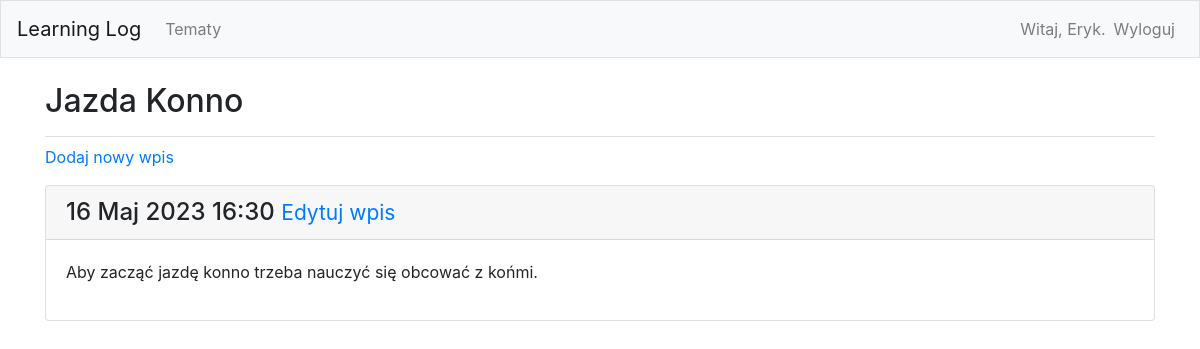
The app's page /topics/4/ (signed in), older data.
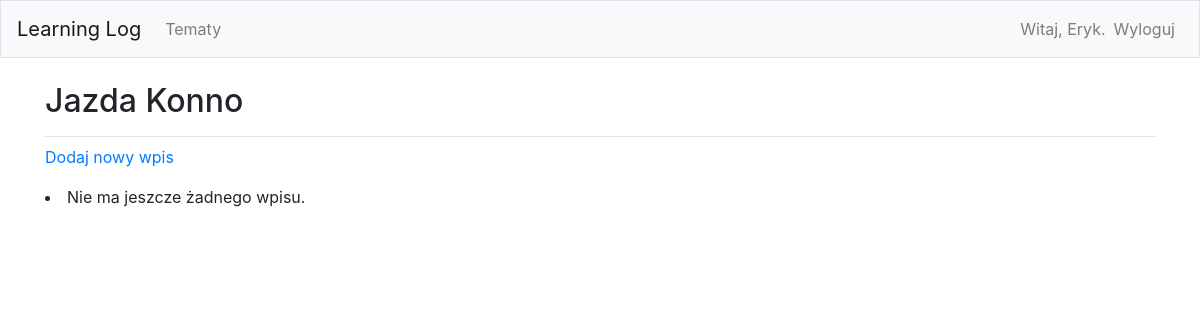
The same page, newer data.
### learning_logs/models.py (models this page shows, shortened)
class Topic(models.Model):
	text = models.CharField(max_length=200)
	date_added = models.DateTimeField(auto_now_add=True)
	owner = models.ForeignKey(User, on_delete=models.CASCADE)
	def __str__(self):
		return self.text

class Entry(models.Model):
	topic = models.ForeignKey(Topic, on_delete=models.CASCADE)
	text = models.TextField()
	date_added = models.DateTimeField(auto_now_add=True)
	class Meta:
		verbose_name_plural = 'entries'

### learning_logs/views.py (the view)
# urls.py: path('topics/<int:topic_id>/', views.topic, name='topic'),
@login_required
def topic(request, topic_id):
    topic = Topic.objects.get(id=topic_id)
    check_topic_owner(request, topic)
    entries = topic.entry_set.order_by('-date_added')
    context = {'topic': topic, 'entries': entries}
    return render(request, 'learning_logs/topic.html', context)

### learning_logs/views.py (called while the page is built)
def check_topic_owner(request, topic):
    if topic.owner != request.user:
        raise Http404

### learning_logs/templates/learning_logs/topic.html (shortened to what this page needs)
{% extends 'learning_logs/base.html' %}
{% block page_header %}
  <h2>{{ topic }}</h2>
{% endblock page_header %}
{% block content %}
<p>
  <a href="{% url 'learning_logs:new_entry' topic_id=topic.id %}">Dodaj nowy wpis</a>
</p>
{% for entry in entries %}
  <div class="card mb-3">
    <h4 class="card-header">
      {{ entry.date_added|date:'d M Y H:i' }}
        <small><a href="{% url 'learning_logs:edit_entry' entry.id %}">Edytuj
        wpis</a></small>
    </h4>
    <div class="card-body">
      {{ entry.text|linebreaks }}
    </div>
  </div>
{% empty %}
  <li>Nie ma jeszcze żadnego wpisu.</li>
{% endfor %}
{% endblock content %}

### learning_logs/templates/learning_logs/base.html (shortened to what this page needs)
{% load bootstrap4 %}
<!doctype html>
<html lang="pl">
  <head>
    {% bootstrap_css %}
  </head>
  <body>
    <nav class="navbar navbar-expand-md navbar-light bg-light mb-4 border">
      <a class="navbar-brand" href="{% url 'learning_logs:index' %}">
          Learning Log</a>
    <div class="collapse navbar-collapse" id="navbarCollapse">
      <ul class="navbar-nav mr-auto">
        <li class="nav-item">
          <a class="nav-link" href="{% url 'learning_logs:topics'%}">
            Tematy</a></li>
      </ul>
      <ul class="navbar-nav ml-auto">
        {% if user.is_authenticated %}
          <li class="nav-item">
            <span class="navbar-text">Witaj, {{ user.username }}.</span>
          </li>
          <li class="nav-item">
            <a class="nav-link" href="{% url 'users:logout' %}">Wyloguj</a>
          </li>
        {% endif %}
      </ul>
    </div>
  </nav>
  <main role="main" class="container">
  <div class="pb-2 mb-2 border-bottom">
    {% block page_header %}{% endblock page_header %}
  </div>
  <div>
    {% block content %}{% endblock content %}
  </div>
  </main>
  </body>
</html>

Row changes from the older to the newer data that the page shows:
removed Entry: date_added "16 Maj 2023 16:30", text "Aby zacząć jazdę konno trzeba nauczyć się obcować z końmi."
Text that changed along with them:
text now shown: "Nie ma jeszcze żadnego wpisu."
